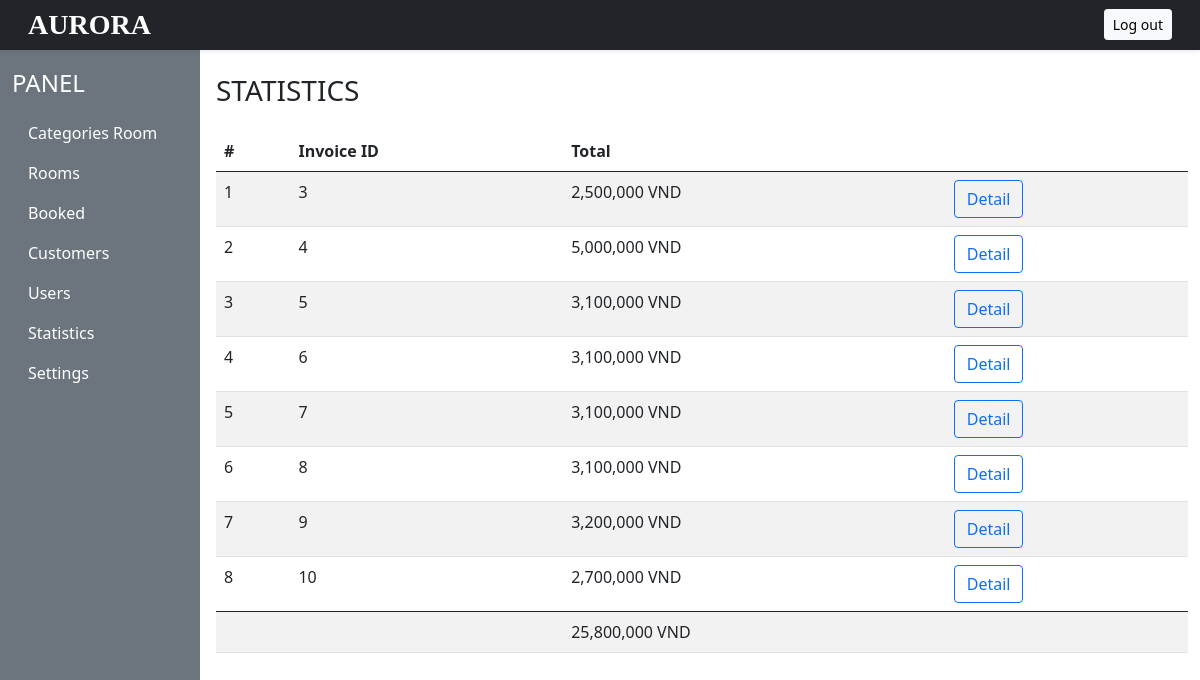
The app's page /source/admin/statistics.php with its own data.
### tables this page shows
CREATE TABLE `ds_hoadon` (
  `id_hd` int(11) NOT NULL,
  `id_kh` int(11) NOT NULL,
  `tongtien` int(11) NOT NULL,
  `ngay` date NOT NULL
);

### source/connection.php (called while the page is built, shortened)
<?php
       if (!function_exists('currency_format')) {
              function currency_format($number, $suffix = ' VND') {
                  if (!empty($number)) {
                      return number_format($number, 0, ',', ',') . "{$suffix}";
                  }
              }
       }
?>

### source/admin/statistics.php (the view, shortened to what this page needs)
<!DOCTYPE html>
<html lang="en">
<head>
    <link href="https://cdn.jsdelivr.net/npm/bootstrap@5.0.2/dist/css/bootstrap.min.css" rel="stylesheet">
    <link rel="stylesheet" href="https://cdn.jsdelivr.net/npm/bootstrap-icons@1.10.3/font/bootstrap-icons.css">
    <link rel="stylesheet" href="https://cdn.jsdelivr.net/npm/swiper@9/swiper-bundle.min.css" />
    <link rel="stylesheet" href="https://cdnjs.cloudflare.com/ajax/libs/font-awesome/4.7.0/css/font-awesome.min.css">
</head>
<body>
<?php require("header.php");
        require("../connection.php");
        $sql = "select * from DS_HOADON";
        $run = mysqli_query($connection, $sql);
        $s = "select SUM(TONGTIEN) from DS_HOADON";
        $ex = mysqli_query($connection, $s);
        $r = mysqli_fetch_array($ex);
?>
<div class="conteiner-fluid" >
        <div class="row">
            <div class="col-10 ms-auto p-4 overflow-hidden">
            <h3 class="mb-4">STATISTICS</h3>
            <table class="table table-striped table-hover">
            <thead>
                <tr>
                <th scope="col">#</th>
                <th scope="col">Invoice ID</th>
                <th scope="col">Total</th>
                <th scope="col"></th>
                </tr>
            </thead>
            <tbody>
                <tr>
                    <?php
                    $i = 1;
                        while($row = mysqli_fetch_array($run)){
                            ?>
                        <td><?php echo $i ?></td>
                        <td><?php echo $row['id_hd'] ?></td>
                        <td><?php echo currency_format($row['tongtien']) ?></td>
                        <td><a href="./detail_statistics.php?id=<?php echo $row['id_hd']?>"><button type="button" name="detail"  class="btn btn-outline-primary">Detail</button></a>
</td>
                </tr>
                    <?php
                        $i = $i + 1;
                            }
                    ?>
            </tbody>
            <td></td>
            <td></td>
            <td>
               <?php echo currency_format($r[0]); ?>
            </td>
            <td></td>
        </table>
    </div>
</div>
</body>
</html>

### records on screen
ds_hoadon: id_hd "3", tongtien "2,500,000 VND"
ds_hoadon: id_hd "4", tongtien "5,000,000 VND"
ds_hoadon: id_hd "5", tongtien "3,100,000 VND"
ds_hoadon: id_hd "6", tongtien "3,100,000 VND"
ds_hoadon: id_hd "7", tongtien "3,100,000 VND"
ds_hoadon: id_hd "8", tongtien "3,100,000 VND"
ds_hoadon: id_hd "9", tongtien "3,200,000 VND"
ds_hoadon: id_hd "10", tongtien "2,700,000 VND"

### other values on screen
currency_format($r[0]) "25,800,000 VND"
